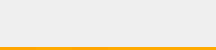
<?xml version="1.0" encoding="UTF-8"?>
<ui version="4.0">
 <class>WidgetTop</class>
 <widget class="QWidget" name="WidgetTop">
  <property name="geometry">
   <rect>
    <x>0</x>
    <y>0</y>
    <width>216</width>
    <height>50</height>
   </rect>
  </property>
  <property name="minimumSize">
   <size>
    <width>0</width>
    <height>20</height>
   </size>
  </property>
  <property name="maximumSize">
   <size>
    <width>16777215</width>
    <height>50</height>
   </size>
  </property>
  <property name="windowTitle">
   <string>Form</string>
  </property>
  <property name="styleSheet">
   <string notr="true">padding-top: 10px;
padding-bottom: 10px;</string>
  </property>
  <layout class="QHBoxLayout" name="horizontalLayout">
   <property name="spacing">
    <number>0</number>
   </property>
   <property name="leftMargin">
    <number>0</number>
   </property>
   <property name="topMargin">
    <number>0</number>
   </property>
   <property name="rightMargin">
    <number>0</number>
   </property>
   <property name="bottomMargin">
    <number>0</number>
   </property>
   <item>
    <widget class="QPushButton" name="pushButton_1">
     <property name="sizePolicy">
      <sizepolicy hsizetype="Preferred" vsizetype="Preferred">
       <horstretch>0</horstretch>
       <verstretch>0</verstretch>
      </sizepolicy>
     </property>
     <property name="styleSheet">
      <string notr="true">QPushButton{
border: none;
border-bottom: 3px solid orange;
}</string>
     </property>
     <property name="text">
      <string/>
     </property>
    </widget>
   </item>
   <item>
    <widget class="QPushButton" name="pushButton_2">
     <property name="sizePolicy">
      <sizepolicy hsizetype="Preferred" vsizetype="Preferred">
       <horstretch>0</horstretch>
       <verstretch>0</verstretch>
      </sizepolicy>
     </property>
     <property name="styleSheet">
      <string notr="true">border: none;
border-bottom: 3px solid rgb(255, 170, 0);
</string>
     </property>
     <property name="text">
      <string/>
     </property>
    </widget>
   </item>
   <item>
    <widget class="QPushButton" name="pushButton_3">
     <property name="sizePolicy">
      <sizepolicy hsizetype="Preferred" vsizetype="Preferred">
       <horstretch>0</horstretch>
       <verstretch>0</verstretch>
      </sizepolicy>
     </property>
     <property name="styleSheet">
      <string notr="true">border: none;
border-bottom: 3px solid orange
</string>
     </property>
     <property name="text">
      <string/>
     </property>
    </widget>
   </item>
   <item>
    <widget class="QPushButton" name="pushButton_4">
     <property name="sizePolicy">
      <sizepolicy hsizetype="Preferred" vsizetype="Preferred">
       <horstretch>0</horstretch>
       <verstretch>0</verstretch>
      </sizepolicy>
     </property>
     <property name="styleSheet">
      <string notr="true">border: none;
border-bottom: 3px solid rgb(255, 170, 0);
</string>
     </property>
     <property name="text">
      <string/>
     </property>
    </widget>
   </item>
   <item>
    <widget class="QPushButton" name="pushButton_5">
     <property name="sizePolicy">
      <sizepolicy hsizetype="Preferred" vsizetype="Preferred">
       <horstretch>0</horstretch>
       <verstretch>0</verstretch>
      </sizepolicy>
     </property>
     <property name="styleSheet">
      <string notr="true">border: none;
border-bottom: 3px solid rgb(255, 170, 0);
</string>
     </property>
     <property name="text">
      <string/>
     </property>
    </widget>
   </item>
   <item>
    <widget class="QPushButton" name="pushButton_6">
     <property name="sizePolicy">
      <sizepolicy hsizetype="Preferred" vsizetype="Preferred">
       <horstretch>0</horstretch>
       <verstretch>0</verstretch>
      </sizepolicy>
     </property>
     <property name="styleSheet">
      <string notr="true">border: none;
border-bottom: 3px solid rgb(255, 170, 0);
</string>
     </property>
     <property name="text">
      <string/>
     </property>
    </widget>
   </item>
  </layout>
 </widget>
 <resources/>
 <connections/>
</ui>
